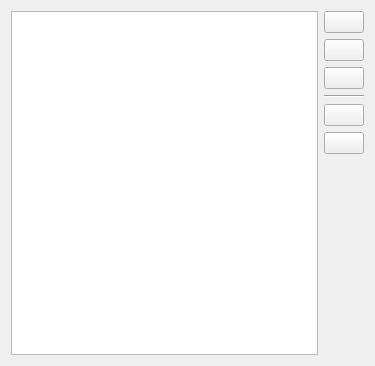
<?xml version="1.0" encoding="UTF-8"?>
<ui version="4.0">
 <class>MainUI</class>
 <widget class="QWidget" name="MainUI">
   
  <property name="geometry">
   <rect>
    <x>0</x>
    <y>0</y>
    <width>375</width>
    <height>366</height>
   </rect>
  </property>
  
  <property name="windowTitle">
   <string>MainWindow</string>
  </property>
  
  <property name="windowIcon">
   <iconset theme="fcitx-rime">
    <normaloff/>
   </iconset>
  </property>
  
  <layout class="QHBoxLayout" name="horizontalLayout">
    
   <item>
    <widget class="QTableView" name="macroTableView"/>
   </item>
   
   <item>
    <layout class="QVBoxLayout" name="verticalLayout">
     <item>
      <widget class="QPushButton" name="addButton">
       <property name="text">
        <string/>
       </property>
       <property name="icon">
        <iconset theme="list-add">
         <normaloff/>
        </iconset>
       </property>
      </widget>
     </item>
     
     <item>
      <widget class="QPushButton" name="deleteButton">
       <property name="text">
        <string/>
       </property>
       <property name="icon">
        <iconset theme="list-remove">
         <normaloff/>
        </iconset>
       </property>
      </widget>
     </item>
     
     <item>
      <widget class="QPushButton" name="clearButton">
       <property name="text">
        <string/>
       </property>
       <property name="icon">
        <iconset theme="edit-delete">
         <normaloff/>
        </iconset>
       </property>
      </widget>
     </item>
     
     <item>
      <widget class="Line" name="line">
       <property name="orientation">
        <enum>Qt::Horizontal</enum>
       </property>
      </widget>
     </item>
     
     <item>
      <widget class="QPushButton" name="importButton">
       <property name="text">
        <string/>
       </property>
       <property name="icon">
        <iconset theme="document-import">
         <normaloff/>
        </iconset>
       </property>
      </widget>
     </item>
     
     <item>
      <widget class="QPushButton" name="exportButton">
       <property name="text">
        <string/>
       </property>
       <property name="icon">
        <iconset theme="document-export">
         <normaloff/>
        </iconset>
       </property>
      </widget>
     </item>
     
     <item>
      <spacer name="verticalSpacer">
       <property name="orientation">
        <enum>Qt::Vertical</enum>
       </property>
       <property name="sizeHint" stdset="0">
        <size>
         <width>20</width>
         <height>40</height>
        </size>
       </property>
      </spacer>
     </item>
     
    </layout>
   </item>
  </layout>
  
 </widget>
 <resources/>
 <connections/>
</ui>
